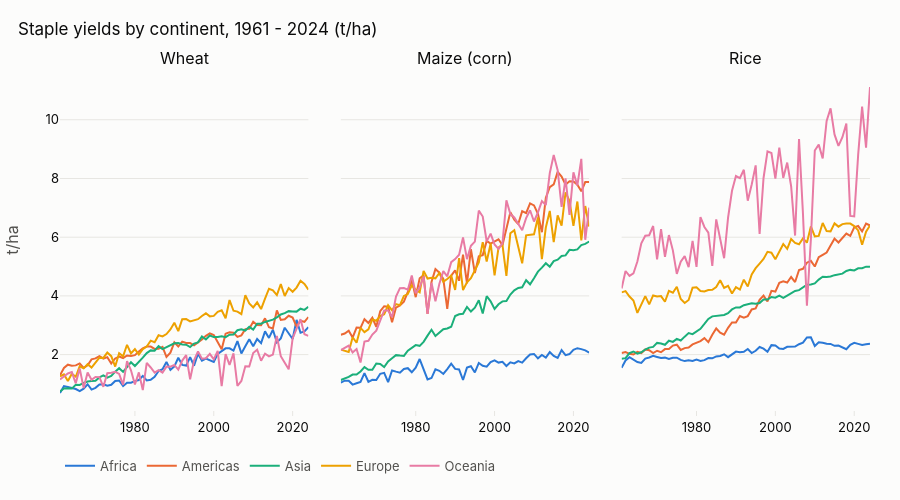

The cell this chart's notebook holds for it:
### Markdown cell above
#### Q03. How do wheat, maize and rice yields compare across continents and how fast are they rising?

```sql
-- Q03 How do wheat, maize and rice yields compare across continents and how fast are they rising?
SELECT a.area AS region, i.item, p.year, p.yield_kg_ha / 1000.0 AS yield_t_ha
FROM v_production p
JOIN dim_area a USING (area_code)
JOIN dim_item i ON i.domain = 'QCL' AND i.item_code = p.item_code
WHERE p.area_code IN (5100, 5200, 5300, 5400, 5500)
  AND p.item_code IN ('15', '56', '27')
ORDER BY i.item, a.area, p.year;
```

### Code cell
staple_yields_by_region = answer("q03_staple_yields_by_region")
